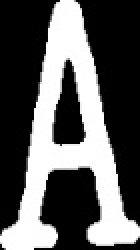
#> input picture Card_Imgs/Ace.jpg, 70 x 125 px (shown 2 times larger)
$ python -i Cards.py   (imports and definitions only)
#> lines starting #> are read from the running program, lines starting #| are printed output that depends on the picture; after the words box and inside, x2 and y2 are one past the last pixel; in counts of white or black regions, pixels touching at a corner belong together
#> further down, picture is the input picture: shape (125, 70, 3); min 0, max 255, mean 93.5
############## Playing Card Detector Functions ###############
#
# Author: Evan Juras
# Date: 9/5/17
# Description: Functions and classes for CardDetector.py that perform
# various steps of the card detection algorithm


# Import necessary packages
import numpy as np
import cv2
import time

### Constants ###

# Adaptive threshold levels
BKG_THRESH = 60
CARD_THRESH = 30

# Width and height of card corner, where rank and suit are
CORNER_WIDTH = 32
CORNER_HEIGHT = 84

# Dimensions of rank train images
RANK_WIDTH = 70
RANK_HEIGHT = 125

# Dimensions of suit train images
SUIT_WIDTH = 70
SUIT_HEIGHT = 100

RANK_DIFF_MAX = 1500
SUIT_DIFF_MAX = 600

CARD_MAX_AREA = 120000
CARD_MIN_AREA = 25000

font = cv2.FONT_HERSHEY_SIMPLEX

### Structures to hold query card and train card information ###


class Query_card:
    """Structure to store information about query cards in the camera image."""

    # [16 lines left out: function __init__, not called in this run]


class Train_ranks:
    """Structure to store information about train rank images."""

    def __init__(self):
        self.img = []  # Thresholded, sized rank image loaded from hard drive
        self.name = "Placeholder"


class Train_suits:
    """Structure to store information about train suit images."""

    def __init__(self):
        self.img = []  # Thresholded, sized suit image loaded from hard drive
        self.name = "Placeholder"


### Functions ###
# [46 lines left out: functions load_ranks, load_suits, not called in this run]


def preprocess_image(image):
    """Returns a grayed, blurred, and adaptively thresholded camera image."""

    gray = cv2.cvtColor(image, cv2.COLOR_BGR2GRAY)
    blur = cv2.GaussianBlur(gray, (5, 5), 0)
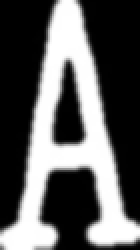
#> blur: shape (125, 70) (shown 2 times larger); min 0, max 255, mean 93.7

    # The best threshold level depends on the ambient lighting conditions.
    # For bright lighting, a high threshold must be used to isolate the cards
    # from the background. For dim lighting, a low threshold must be used.
    # To make the card detector independent of lighting conditions, the
    # following adaptive threshold method is used.
    #
    # A background pixel in the center top of the image is sampled to determine
    # its intensity. The adaptive threshold is set at 50 (THRESH_ADDER) higher
    # than that. This allows the threshold to adapt to the lighting conditions.
    img_w, img_h = np.shape(image)[:2]
#> img_w = 125; img_h = 70
    bkg_level = gray[int(img_h / 100)][int(img_w / 2)]
#> bkg_level = 0
    thresh_level = bkg_level + BKG_THRESH
#> thresh_level = 60

    retval, thresh = cv2.threshold(blur, thresh_level, 255, cv2.THRESH_BINARY)
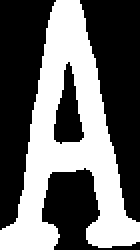
#> thresh: shape (125, 70) (shown 2 times larger); 41.4% white; 1 white region, box (x1, y1, x2, y2) and area: (0, 0, 70, 125) 3624
#> retval = 60

    return thresh


# [289 lines left out: functions find_cards, preprocess_card, match_card, draw_results, flattener, not called in this run]

>>> import cv2
>>> picture = cv2.imread('Card_Imgs/Ace.jpg')
>>> result = preprocess_image(picture)

$ run again, on Card_Imgs/Jack.jpg
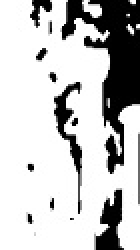
#> input picture Card_Imgs/Jack.jpg, 70 x 125 px (shown 2 times larger)
#> picture is the input picture: shape (125, 70, 3); min 0, max 255, mean 195.7
#> in preprocess_image, `blur = cv2.GaussianBlur(gray, (5, 5), 0)`:
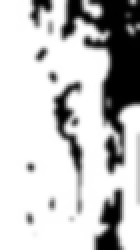
#> blur: shape (125, 70) (shown 2 times larger); min 0, max 255, mean 195.9
#> bkg_level = 1
#> thresh_level = 61
#> in preprocess_image, `retval, thresh = cv2.threshold(blur, thresh_level, 255, cv2.THRESH_BIN..`:
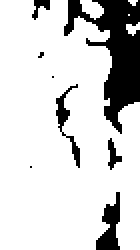
#> thresh: shape (125, 70) (shown 2 times larger); 82.8% white; 8 black regions (3 under 20 px), largest, box (x1, y1, x2, y2) and area: (32, 0, 70, 67) 1077, (48, 96, 60, 125) 192, (28, 42, 40, 84) 128, (54, 69, 61, 85) 53, (16, 0, 25, 10) 43

$ run again, on Card_Imgs/Nine.jpg
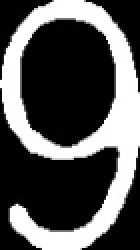
#> input picture Card_Imgs/Nine.jpg, 70 x 125 px (shown 2 times larger)
#> picture is the input picture: shape (125, 70, 3); min 0, max 255, mean 86.5
#> in preprocess_image, `blur = cv2.GaussianBlur(gray, (5, 5), 0)`:
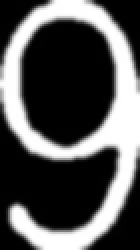
#> blur: shape (125, 70) (shown 2 times larger); min 0, max 255, mean 86.9
#> bkg_level = 0
#> thresh_level = 60
#> in preprocess_image, `retval, thresh = cv2.threshold(blur, thresh_level, 255, cv2.THRESH_BIN..`:
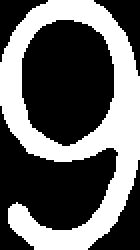
#> thresh: shape (125, 70) (shown 2 times larger); 39.2% white; 1 white region, box (x1, y1, x2, y2) and area: (0, 0, 70, 125) 3426

$ run again, on Card_Imgs/Two.jpg
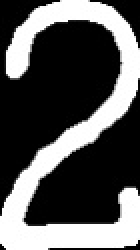
#> input picture Card_Imgs/Two.jpg, 70 x 125 px (shown 2 times larger)
#> picture is the input picture: shape (125, 70, 3); min 0, max 255, mean 90
#> in preprocess_image, `blur = cv2.GaussianBlur(gray, (5, 5), 0)`:
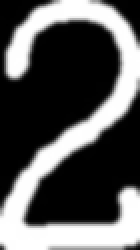
#> blur: shape (125, 70) (shown 2 times larger); min 0, max 255, mean 90.6
#> bkg_level = 3
#> thresh_level = 63
#> in preprocess_image, `retval, thresh = cv2.threshold(blur, thresh_level, 255, cv2.THRESH_BIN..`:
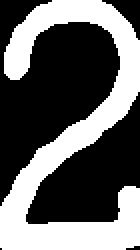
#> thresh: shape (125, 70) (shown 2 times larger); 39.9% white; 1 white region, box (x1, y1, x2, y2) and area: (0, 0, 70, 125) 3494
